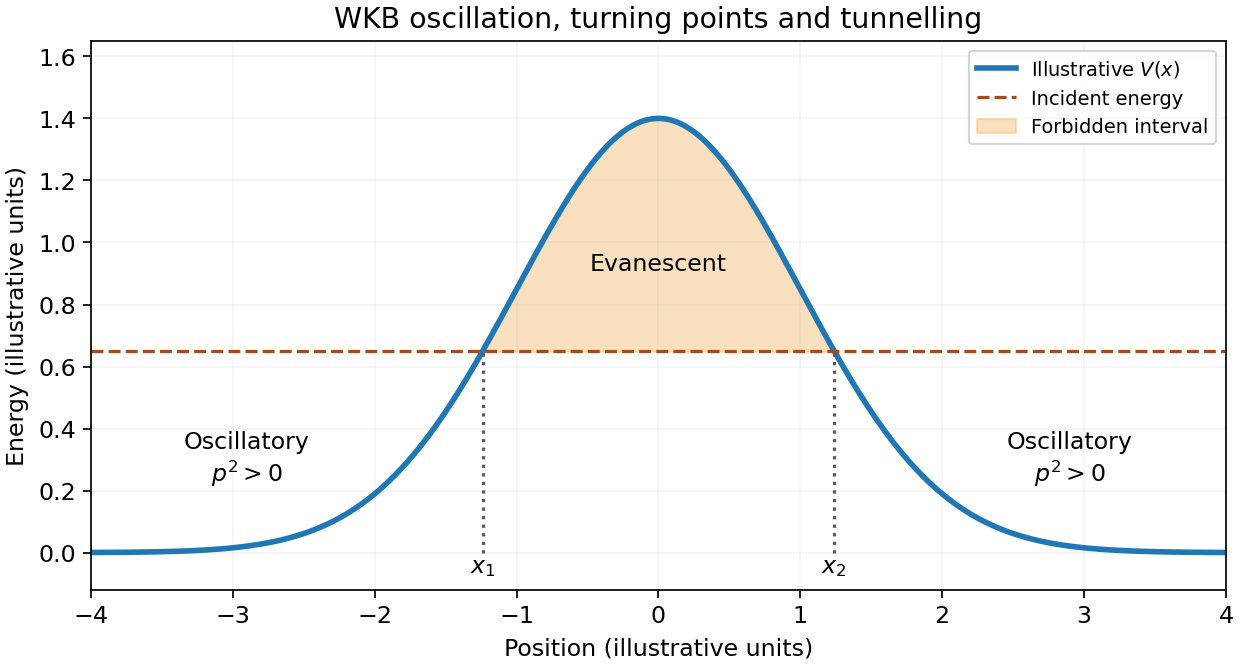

This chart was generated by the following Python code:
"""Original figure. Python 3.14.4, NumPy 2.3.5, Matplotlib 3.10.7; PNG basename written to cwd."""
import matplotlib
matplotlib.use("Agg")
import matplotlib.pyplot as plt
import numpy as np
from pathlib import Path
plt.rcParams.update({"font.size":11,"figure.facecolor":"white","axes.facecolor":"white","savefig.facecolor":"white"})

x=np.linspace(-4,4,1200);V=1.4*np.exp(-x*x/2);E=.65;turn=np.sqrt(2*np.log(1.4/E))
fig,ax=plt.subplots(figsize=(8,4.3),layout='constrained')
ax.plot(x,V,lw=2.6,label=r'Illustrative $V(x)$');ax.axhline(E,ls='--',color='#a04b20',label='Incident energy')
ax.fill_between(x,E,V,where=V>=E,color='#f3c58a',alpha=.55,label='Forbidden interval')
for xx,tag in [(-turn,r'$x_1$'),(turn,r'$x_2$')]:ax.plot([xx,xx],[0,E],':',color='.35');ax.text(xx,-.065,tag,ha='center')
ax.text(-2.9,.23,r'Oscillatory'+'\n'+r'$p^2>0$',ha='center');ax.text(2.9,.23,r'Oscillatory'+'\n'+r'$p^2>0$',ha='center');ax.text(0,.91,'Evanescent',ha='center')
ax.set(xlabel='Position (illustrative units)',ylabel='Energy (illustrative units)',xlim=(-4,4),ylim=(-.12,1.65),title='WKB oscillation, turning points and tunnelling');ax.legend(loc='upper right',fontsize=9);ax.grid(alpha=.12)
fig.savefig(Path(__file__).stem+'.png',dpi=155,facecolor='white');plt.close(fig)
